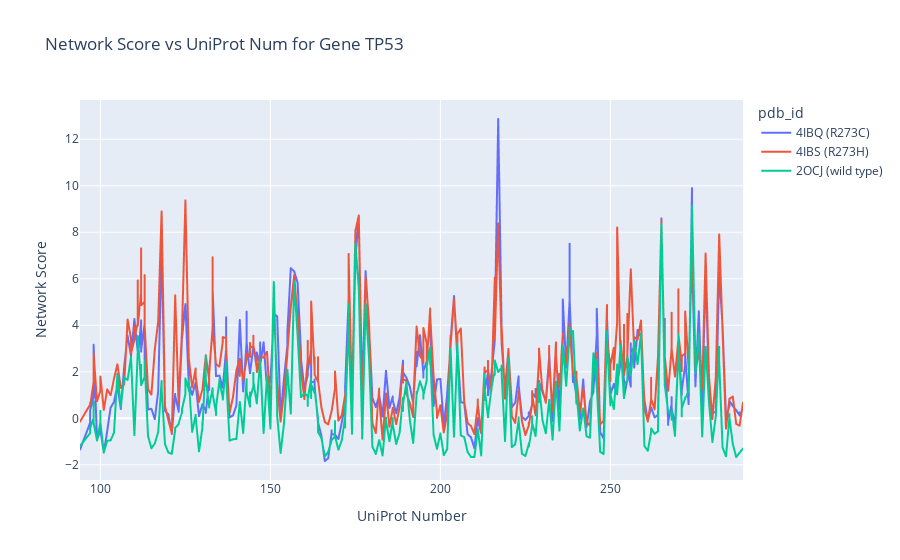

Here is the notebook cell this chart was saved with:
### Code cell
gene = "TP53"
tmp = dat[dat['gene']==gene]
# in plotly plot network score (y) vs uniprot_num (x) as line
tmp.sort_values("uniprot_num", inplace=True)

# Filter data for the specified PDB IDs
pdb_ids = ['2OCJ', '4IBQ', '4IBS']
tmp = tmp[tmp['pdb_id'].isin(pdb_ids)].reset_index(drop=True)

# Define legend labels
legend_labels = {
    '2OCJ': '2OCJ (wild type)',
    '4IBQ': '4IBQ (R273C)',
    '4IBS': '4IBS (R273H)',
}

# Plot
fig = px.line(tmp, x='uniprot_num', y='network_score', color='pdb_id',
              title='Network Score vs UniProt Num for Gene {}'.format(gene),
              labels={'network_score': 'Network Score', 'uniprot_num': 'UniProt Number'},
              hover_data=['pdb_id'])

# Rename legend entries
for i, pdb_id in enumerate(pdb_ids):
    fig.for_each_trace(lambda trace: trace.update(name=legend_labels[pdb_id]) if trace.name == pdb_id else ())
    
fig.show()

### Figure 1 — Plotly figure (JSON) as saved in the notebook; plotly's stock layout.template omitted (floating-point values rounded to 4 significant figures; data arrays with more than 128 entries replaced by an {"elided": "..."} marker saying what was removed)
{"data": [{"customdata": {"elided": "772x1 str values"}, "hovertemplate": "pdb_id=%{customdata[0]}<br>UniProt Number=%{x}<br>Network Score=%{y}<extra></extra>", "legendgroup": "4IBQ", "line": {"color": "#636efa", "dash": "solid"}, "marker": {"symbol": "circle"}, "mode": "lines", "name": "4IBQ (R273C)", "showlegend": true, "type": "scattergl", "x": {"elided": "772 int values"}, "xaxis": "x", "y": {"elided": "772 float values"}, "yaxis": "y"}, {"customdata": {"elided": "776x1 str values"}, "hovertemplate": "pdb_id=%{customdata[0]}<br>UniProt Number=%{x}<br>Network Score=%{y}<extra></extra>", "legendgroup": "4IBS", "line": {"color": "#EF553B", "dash": "solid"}, "marker": {"symbol": "circle"}, "mode": "lines", "name": "4IBS (R273H)", "showlegend": true, "type": "scattergl", "x": {"elided": "776 int values"}, "xaxis": "x", "y": {"elided": "776 float values"}, "yaxis": "y"}, {"customdata": {"elided": "776x1 str values"}, "hovertemplate": "pdb_id=%{customdata[0]}<br>UniProt Number=%{x}<br>Network Score=%{y}<extra></extra>", "legendgroup": "2OCJ", "line": {"color": "#00cc96", "dash": "solid"}, "marker": {"symbol": "circle"}, "mode": "lines", "name": "2OCJ (wild type)", "showlegend": true, "type": "scattergl", "x": {"elided": "776 int values"}, "xaxis": "x", "y": {"elided": "776 float values"}, "yaxis": "y"}], "layout": {"legend": {"title": {"text": "pdb_id"}, "tracegroupgap": 0}, "title": {"text": "Network Score vs UniProt Num for Gene TP53"}, "xaxis": {"anchor": "y", "domain": [0, 1], "title": {"text": "UniProt Number"}}, "yaxis": {"anchor": "x", "domain": [0, 1], "title": {"text": "Network Score"}}}}
